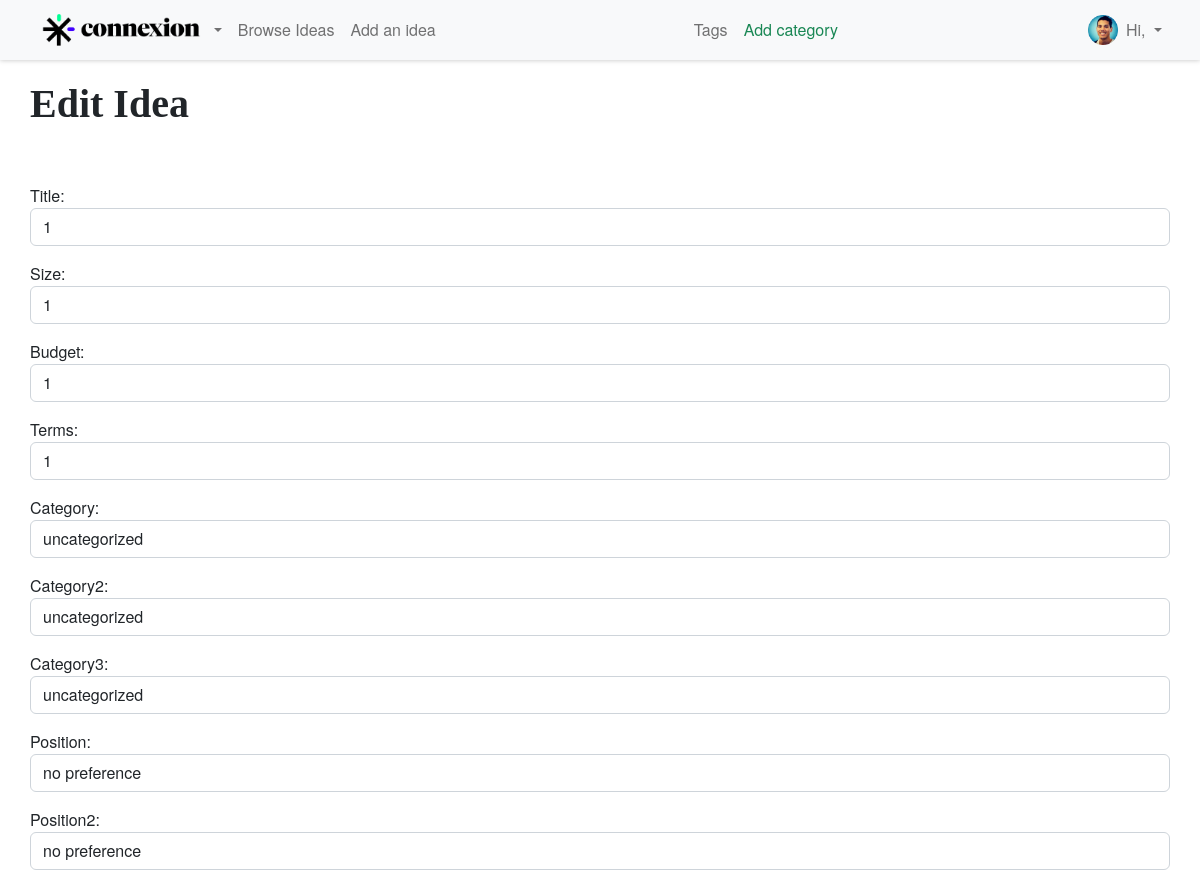
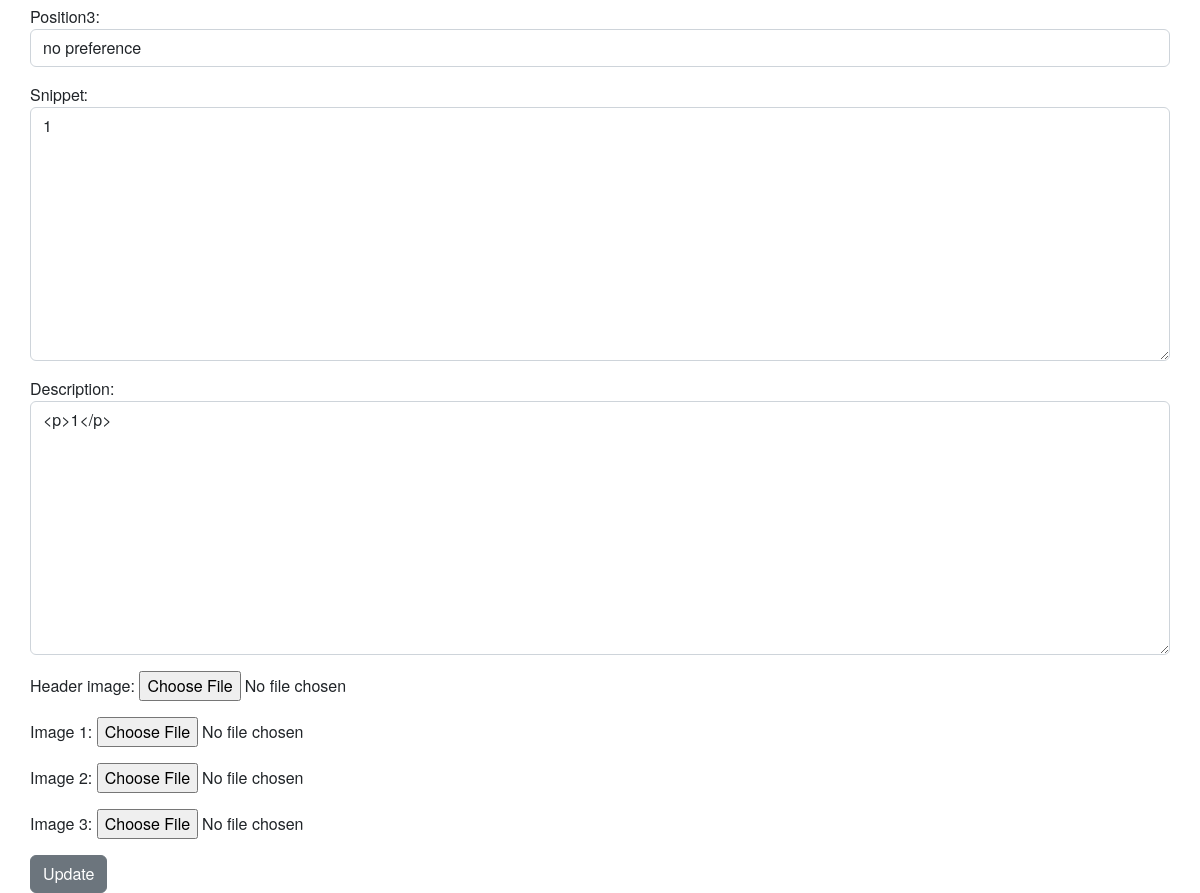
Screenshot of /article/edit/21 (signed in) with the database file from the repository (2 pictures, top to bottom).
### thesite/models.py (models this page shows, shortened)
class Post(models.Model):
    title = models.CharField(max_length=255)
    header_image = models.ImageField(null=True, blank=True, upload_to="images/")
    title_tag = models.CharField(max_length=255, default = "Post")
    author = models.ForeignKey(User, on_delete=models.CASCADE, null=True)
    size = models.IntegerField()
    budget = models.IntegerField()
    post_date = models.DateField(auto_now_add=True)
    category = models.CharField(max_length=255, default = "Uncategorized")
    category2 = models.CharField(max_length=255, default = "Uncategorized")
    category3 = models.CharField(max_length=255, default = "Uncategorized")
    position = models.CharField(max_length=255, default = "Uncategorized")
    position2 = models.CharField(max_length=255, default = "Uncategorized")
    position3 = models.CharField(max_length=255, default = "Uncategorized")
    snippet = models.CharField(max_length=255)
    description = RichTextField(blank=True, null=True)
    likes = models.ManyToManyField(User, related_name='blog_posts')
    terms = models.IntegerField(null=True)
    image_1 = models.ImageField(null=True, blank=True, upload_to="images/")
    image_2 = models.ImageField(null=True, blank=True, upload_to="images/")
    image_3 = models.ImageField(null=True, blank=True, upload_to="images/")

### thesite/views.py (the view)
# urls.py: path('article/edit/<int:pk>', UpdatePostView.as_view(), name='update_post'),
class UpdatePostView(UpdateView):
    model = Post
    form_class = PostForm
    template_name = 'update_post.html'
    success_url  = reverse_lazy('my_ideas')

### thesite/templates/update_post.html (shortened to what this page needs)
{% extends 'base.html' %}
{% block content %}
{% if user.is_authenticated %}
    {% if user.id == post.author.id %}
        <h1>Edit Idea</h1>
        <br/>
        <br/>
        <div class="form-group">
            <form method="POST">
                {{ form.as_p }}
                <button class="btn btn-secondary">Update</button>
            </form>
        </div>
    {% else %}
        You do not have access to this page
    {% endif %}
{% else %}
You need to login to access this page
{% endif %}
{% endblock %}

### static/css/base.css (style rules this page uses)
* { font-family: 'Helvetica Neue'; }

### rows the page displays
Post: title "1", size "1", budget "1", terms "1", category "uncategorized", category2 "uncategorized", category3 "uncategorized", position "no preference", position2 "no preference", position3 "no preference", snippet "1", description "<p>1</p>"
